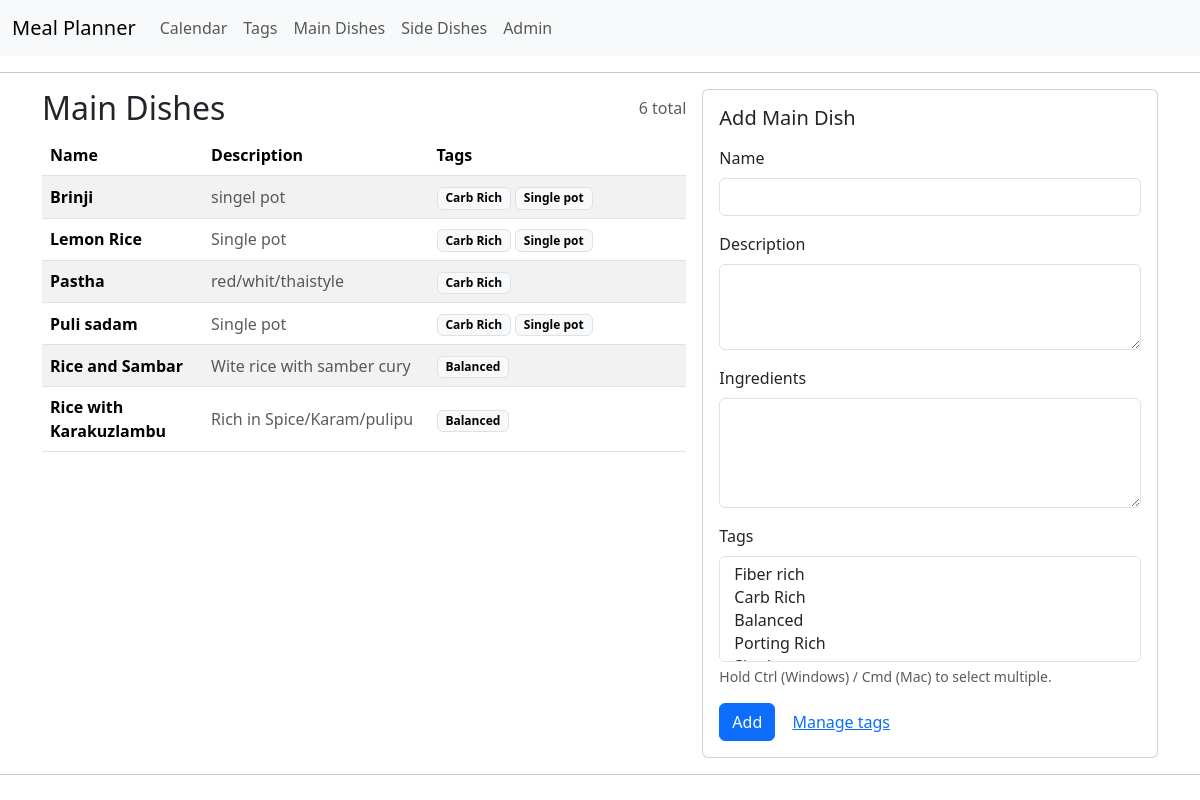
The page /mp/main-dishes/ on the database as committed earlier.
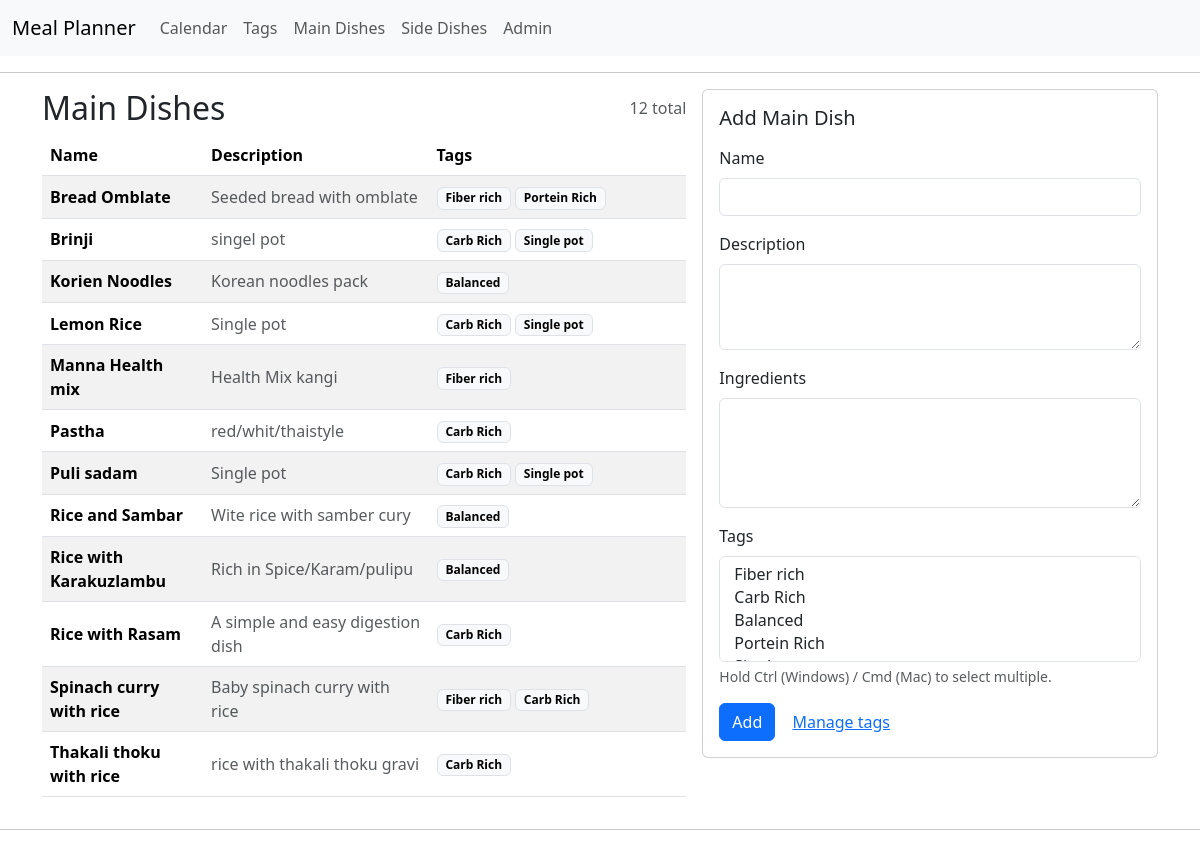
The same page on the database as committed later.
### meal_planner/models.py (models this page shows, shortened)
class MainDish(models.Model):
    id = models.AutoField(primary_key=True)
    name = models.CharField(max_length=100)
    description = models.TextField()
    ingredients = models.TextField(blank=True)
    tags = models.ManyToManyField(Tag, related_name='main_dishes')

class Tag(models.Model):
    id = models.AutoField(primary_key=True)
    name = models.CharField(max_length=50)
    description = models.TextField()
    def __str__(self):
        return self.name

### meal_planner/views.py (the view)
# urls.py: path('main-dishes/', views.main_dishes_view, name='main_dishes'),
def main_dishes_view(request):
    from .forms import MainDishForm
    from .models import MainDish
    if request.method == "POST":
        form = MainDishForm(request.POST)
        if form.is_valid():
            form.save()
            return redirect("main_dishes")
    else:
        form = MainDishForm()
    dishes = MainDish.objects.prefetch_related("tags").order_by("name")
    return render(
        request,
        "meal_planner/main_dishes.html",
        {
            "dishes": dishes,
            "form": form,
        },
    )

### meal_planner/forms.py
class MainDishForm(forms.ModelForm):
    class Meta:
        model = MainDish
        fields = ["name", "description", "ingredients", "tags"]
        widgets = {
            "name": forms.TextInput(attrs={"class": "form-control"}),
            "description": forms.Textarea(
                attrs={"class": "form-control", "rows": 3}
            ),
            "ingredients": forms.Textarea(
                attrs={"class": "form-control", "rows": 4}
            ),
            "tags": forms.SelectMultiple(attrs={"class": "form-select"}),
        }

### meal_planner/templates/meal_planner/main_dishes.html (shortened to what this page needs)
{% extends 'meal_planner/main.html' %}
{% block content %}
<div class="row g-3">
  <div class="col-12 col-lg-7">
    <div class="d-flex align-items-center justify-content-between mb-2">
      <h2 class="m-0">Main Dishes</h2>
      <span class="text-muted">{{ dishes|length }} total</span>
    </div>
    <div class="table-responsive">
      <table class="table table-striped align-middle">
        <thead>
          <tr>
            <th style="width: 25%">Name</th>
            <th style="width: 35%">Description</th>
            <th>Tags</th>
          </tr>
        </thead>
        <tbody>
          {% for d in dishes %}
            <tr>
              <td class="fw-semibold">{{ d.name }}</td>
              <td class="text-muted">{{ d.description }}</td>
              <td>
                {% for t in d.tags.all %}
                  <span class="badge text-bg-light border">{{ t.name }}</span>
                {% empty %}
                  <span class="text-muted">—</span>
                {% endfor %}
              </td>
            </tr>
          {% empty %}
            <tr>
              <td colspan="3" class="text-muted">No main dishes yet.</td>
            </tr>
          {% endfor %}
        </tbody>
      </table>
    </div>
  </div>
  <div class="col-12 col-lg-5">
    <div class="card">
      <div class="card-body">
        <h5 class="card-title">Add Main Dish</h5>
        <form method="post" class="mt-3">
          <div class="mb-3">
            <label class="form-label">Name</label>
            {{ form.name }}
          </div>
          <div class="mb-3">
            <label class="form-label">Description</label>
            {{ form.description }}
          </div>
          <div class="mb-3">
            <label class="form-label">Ingredients</label>
            {{ form.ingredients }}
          </div>
          <div class="mb-3">
            <label class="form-label">Tags</label>
            {{ form.tags }}
            <div class="form-text">Hold Ctrl (Windows) / Cmd (Mac) to select multiple.</div>
          </div>
          <button class="btn btn-primary" type="submit">Add</button>
          <a class="btn btn-link" href="/mp/tags/">Manage tags</a>
        </form>
      </div>
    </div>
  </div>
</div>
{% endblock %}

Rows that differ between the two databases and show on the page:
added MainDish: name "Bread Omblate", description "Seeded bread with omblate"
now on this page (row unchanged): Tag: name "Fiber rich"
now on this page (row edited): Tag: name "Portein Rich", shown under "Bread Omblate"
added MainDish: name "Korien Noodles", description "Korean noodles pack", Tag (name "Balanced")
added MainDish: name "Manna Health mix", description "Health Mix kangi"
added MainDish: name "Rice with Rasam", description "A simple and easy digestion dish", Tag (name "Carb Rich")
added MainDish: name "Spinach curry with rice", description "Baby spinach curry with rice", Tag (name "Carb Rich")
added MainDish: name "Thakali thoku with rice", description "rice with thakali thoku gravi", Tag (name "Carb Rich")
Other text that changed with them:
{{ dishes|length }}: "6" → "12"
form field tags: "Fiber rich / Carb Rich / Balanced / Porting Rich" → "Fiber rich / Carb Rich / Balanced / Portein Rich"
